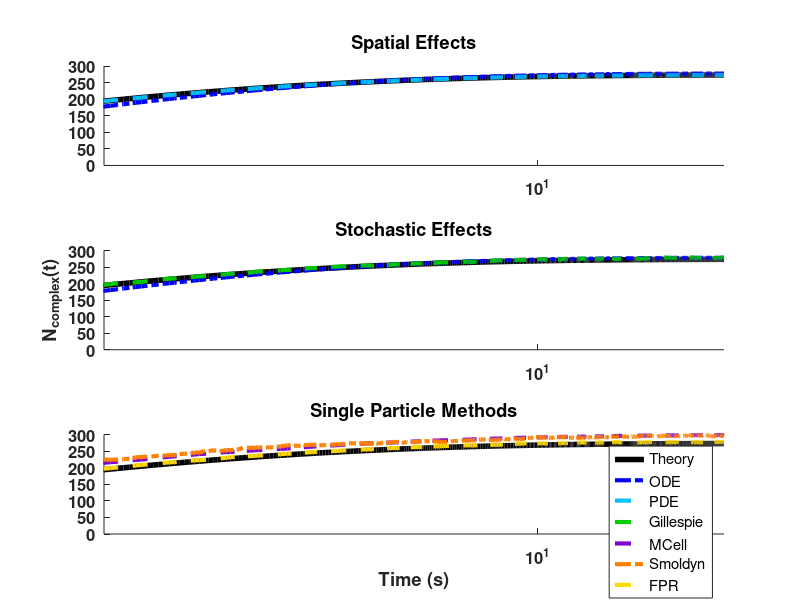

MATLAB code for this plot: (Note: this script raises an error after producing the figure.)
%% Figure - ProteinBindingAndSurfaceRecruitment
% Clear
close all
clear
clc

%% Import
% t is in us
load('time.mat');
load('det1D.mat');
load('det3D.mat');
load('gillespie.mat');
load('mcell.mat');
load('smoldyn.mat');
load('fpr.mat');

theory = det3D;
% %% Process data
% %   Data files containing one or more trials are averaged
% %   Data points corresponding to the time vector are extrapolated
% %   Time is converted to us
% 
% % Theory_1
% %   time:us
% theory_1 = theory_1(:,2);
% 
% % ODE_1
% %   time: s
% det1D_1 = interp1(det1D_1(:,1)*1e6, det1D_1(:,2),time,'pchip',0);
% 
% % PDE_1
% %   2 trials
% %   time: s
% det3D_1(:,2) = (det3D_1(:,2) + det3D_1(:,3))/2;
% det3D_1 = interp1(det3D_1(:,1)*1e6,det3D_1(:,2), time,'pchip', 0);
% 
% % Gillespie_1
% %   20 trials
% %   time: s
% temp = 0;
% for n = 1:2:20
%     temp = temp(:,1) + interp1(gillespie_1(:,n)*1e6,gillespie_1(:,n+1), time, 'pchip',0);
% end
% gillespie_1 = temp(:,1)/10;
% clear temp
% 
% % MCell_1
% %   10 trials, already averaged
% %   time: s
% mcell_1 = interp1(mcell_1(:,1)*1e6, mcell_1(:,2), time, 'pchip', 0);
% 
% % Smoldyn_1
% %   10 trials
% %   time: s
% for n = 3:2:20
%     smoldyn_1(:,2) = smoldyn_1(:,2)+smoldyn_1(:,n+1);
% end
% smoldyn_1(:,2) = smoldyn_1(:,2)./10;
% smoldyn_1 = interp1(smoldyn_1(:,1)*1e6, smoldyn_1(:,2), time, 'pchip', 0);
% 
% % FPR_1
% %   10 trials
% %   time: s
% for n = 3:11
%     fpr_1(:,2) = fpr_1(:,2) + fpr_1(:,n);
% end
% fpr_1(:,2) = fpr_1(:,2)./10;
% fpr_1 = interp1(fpr_1(:,1)*1e6,fpr_1(:,2),time,'pchip',0);
% 
% % Theory_10
% %   time: us
% theory_10 = theory_10(:,2);
% 
% % ODE_10
% %   time: s
% det1D_10 = interp1(det1D_10(:,1)*1e6,det1D_10(:,2), time, 'pchip',0);
% 
% % PDE_10
% %   2 trials
% %   time: s
% det3D_10(:,2) = (det3D_10(:,2) + det3D_10(:,4))/2;
% det3D_10 = interp1(det3D_10(:,1)*1e6,det3D_10(:,2), time, 'pchip', 0);
% 
% % Gillespie_10
% %   20 trials
% %   time: s
% temp = 0;
% for n = 1:2:20
%     temp = temp(:,1) + interp1(gillespie_10(:,n)*1e6,gillespie_10(:,n+1), time, 'pchip',0);
% end
% gillespie_10 = temp(:,1)/10;
% clear temp
% 
% % MCell_10
% %   time: s
% mcell_10 = interp1(mcell_10(:,1)*1e6, mcell_10(:,2), time, 'pchip', 0);
% 
% % Smoldyn_10
% %   10 trials
% %   time: s
% for n = 3:2:20
%     smoldyn_10(:,2) = smoldyn_10(:,2)+smoldyn_10(:,n+1);
% end
% smoldyn_10(:,2) = smoldyn_10(:,2)./10;
% smoldyn_10 = interp1(smoldyn_10(:,1)*1e6, smoldyn_10(:,2), time, 'pchip', 0);
% 
% % FPR_10
% %   10 trials
% %   time: s
% for n = 3:11
%     fpr_10(:,2) = fpr_10(:,2) + fpr_10(:,n);
% end
% fpr_10(:,2) = fpr_10(:,2)./10;
% fpr_10 = interp1(fpr_10(:,1)*1e6,fpr_10(:,2),time,'pchip',0);

%% Plot
% Ka = 1 um^2.s-1
figure(1)
subplot(3,1,1) % Spatial Effects
% x0=10;
% y0=10;
% width=400;
% height=590;
% set(gcf,'units','points','position',[x0,y0,width,height])
hold on
title('Spatial Effects');
set(gca, 'xscale', 'log', 'fontsize',12, 'fontweight','bold');
axis([0 20 0 301]);
g0 = semilogx(time,theory,'-','Color',[0 0 0], 'LineWidth',4);
g1 = semilogx(time,det1D, '-.','Color',[0 0 1], 'LineWidth', 3);
g2 = semilogx(time,det3D, '--','Color',[0 .75 1], 'LineWidth', 3);

subplot(3,1,2) % Stochastic Effects
hold on
title('Stochastic Effects');
set(gca, 'xscale', 'log', 'fontsize',12, 'fontweight','bold');
axis([0 20 0 301]);
ylabel('N_{complex}(t)');
g3 = semilogx(time,theory,'-','Color',[0 0 0], 'LineWidth',4);
g4 = semilogx(time,det1D, '-.','Color',[0 0 1], 'LineWidth', 3);
g5 = semilogx(time,gillespie, '--','Color',[0 .8 0], 'LineWidth', 3);

subplot(3,1,3) % Single Particle Methods
hold on
title('Single Particle Methods');
set(gca, 'xscale', 'log', 'fontsize',12, 'fontweight','bold');
axis([0 20 0 301]);
xlabel('Time (s)');
g6 = semilogx(time,theory,'-','Color',[0 0 0], 'LineWidth',4);
g7 = semilogx(time,mcell, '--','Color',[.5 0 .8], 'LineWidth', 3);
g8 = semilogx(time,smoldyn, '-.','Color',[1 .5 0], 'LineWidth', 3);
g9 = semilogx(time,fpr, '--','Color',[1 .85 0], 'LineWidth', 3);

lgnd = legend([g0 g1 g2 g5 g7 g8 g9],'Theory','ODE','PDE','Gillespie',...
    'MCell', 'Smoldyn', 'FPR');
lgnd.FontSize = 11.5;
lgnd.Position = [.02 .475 1 1];
lgnd.Orientation = 'horizontal';

% % Ka = 10 um^2.s-1
% figure(2)
% subplot(3,1,1) % Spatial Effects
% % x0=10;
% % y0=10;
% % width=400;
% % height=590;
% % set(gcf,'units','points','position',[x0,y0,width,height])
% hold on
% title('Spatial Effects');
% set(gca, 'xscale', 'log', 'fontsize',12, 'fontweight','bold');
% axis([0 1e5 0 1000]);
% g0 = semilogx(time,theory_1,'-','Color',[0 0 0], 'LineWidth',4);
% g1 = semilogx(time,det1D_10, '-','Color',[0 0 1], 'LineWidth', 3);
% g2 = semilogx(time,det3D_10, '--','Color',[0 .75 1], 'LineWidth', 3);
% 
% subplot(3,1,2) % Stochastic Effects
% hold on
% title('Stochastic Effects');
% set(gca, 'xscale', 'log', 'fontsize',12, 'fontweight','bold');
% axis([0 1e5 0 1000]);
% ylabel('N_A(t)');
% g3 = semilogx(time,theory_1,'-','Color',[0 0 0], 'LineWidth',4);
% g4 = semilogx(time,det1D_10, '-','Color',[0 0 1], 'LineWidth', 3);
% g5 = semilogx(time,gillespie_10, '--','Color',[0 .8 0], 'LineWidth', 3);
% 
% subplot(3,1,3) % Single Particle Methods
% hold on
% title('Single Particle Methods');
% set(gca, 'xscale', 'log', 'fontsize',12, 'fontweight','bold');
% axis([0 1e5 0 1000]);
% xlabel('Time (us)');
% g6 = semilogx(time,theory_1,'-','Color',[0 0 0], 'LineWidth',4);
% g7 = semilogx(time,mcell_10, '--','Color',[.5 0 .8], 'LineWidth', 3);
% g8 = semilogx(time,smoldyn_10, '-.','Color',[1 .5 0], 'LineWidth', 3);
% g9 = semilogx(time,fpr_10, '--','Color',[1 .85 0], 'LineWidth', 3);
% 
% lgnd = legend([g0 g1 g2 g5 g7 g8 g9],'Theory','ODE','PDE','Gillespie',...
%     'MCell','Smoldyn','FPR');
% lgnd.FontSize = 11.5;
% lgnd.Position = [.02 .475 1 1];
% lgnd.Orientation = 'horizontal';

% Legend 
%   Theory                  Black           [0 0 0]
%   ODE Deterministic       Dark Blue       [0 0 1]
%   PDE Deterministic       Light Blue      [0 .75 1]
%   Gillespie               Green           [0 .8 0]
%   FPR                     Yellow          [1 .85 0]
%   Smoldyn                 Orange          [1 .5 0]
%   MCell                   Purple          [.5 0 .8]
%% Clear
%clear
%clc
